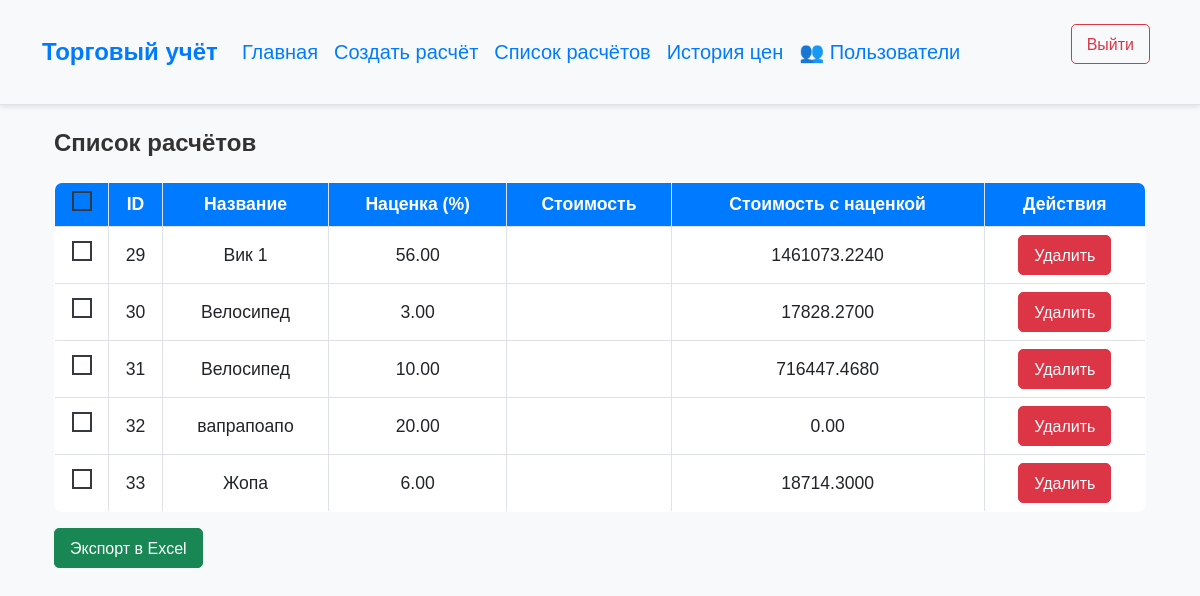
Page /calculations/ (signed in) on the committed database.
### trades/models.py (models this page shows, shortened)
class Calculation(models.Model):
    title = models.CharField(max_length=255)
    markup = models.DecimalField(max_digits=5, decimal_places=2, default=0)
    created_at = models.DateTimeField(auto_now_add=True)
    def total_price_without_markup(self):
        return sum(item.total_price() for item in self.items.all())
    def total_price_with_markup(self):
        total = self.total_price_without_markup()
        return total + (total * self.markup / 100)

class CalculationItem(models.Model):
    calculation = models.ForeignKey(Calculation, related_name='items', on_delete=models.CASCADE)
    item = models.ForeignKey(Item, on_delete=models.CASCADE)
    quantity = models.PositiveIntegerField(default=1)
    def total_price(self):
        return self.item.price * self.quantity

class Item(models.Model):
    name = models.CharField(max_length=255, unique=True)
    price = models.DecimalField(max_digits=10, decimal_places=2)

### trades/views.py (the view, shortened to what this page needs)
# urls.py: path('calculations/', views.calculations_list, name='calculations_list'),
def calculations_list(request):
    calculations = Calculation.objects.all()
    return render(request, "trades/calculations_list.html", {"calculations": calculations})

### trades/templates/trades/calculations_list.html (shortened to what this page needs)
{% extends 'base.html' %}
{% block content %}
<div class="container my-4">
    <h2 class="mb-4">Список расчётов</h2>
    <form method="post">
        <table class="table table-bordered table-hover">
            <thead class="table-light">
                <tr>
                    <th><input type="checkbox" id="select_all"></th>
                    <th>ID</th>
                    <th>Название</th>
                    <th>Наценка (%)</th>
                    <th>Стоимость</th>
                    <th>Стоимость с наценкой</th>
                    <th>Действия</th>
                </tr>
            </thead>
            <tbody>
                {% for calc in calculations %}
                <tr>
                    <td>
                        <input type="checkbox" name="calc_ids" value="{{ calc.id }}">
                    </td>
                    <td>{{ calc.id }}</td>
                    <td>{{ calc.title }}</td>
                    <td>{{ calc.markup }}</td>
                    <td>{{ calc.total_price }}</td>
                    <td>{{ calc.total_price_with_markup }}</td>
                    <td>
                        <button type="submit" name="delete_calc" value="{{ calc.id }}" class="btn btn-danger btn-sm">
                            Удалить
                        </button>
                    </td>
                </tr>
                {% endfor %}
            </tbody>
        </table>
        <button type="submit" name="export_excel" value="1" class="btn btn-success">
            Экспорт в Excel
        </button>
    </form>
</div>
{% endblock %}

### static/css/styles.css (style rules this page uses)
input[type="checkbox"] { border: 2px solid #343a40; width: 20px; height: 20px; appearance: none; cursor: pointer; }
body { font-family: "Arial", sans-serif; background-color: #f8f9fa; color: #333; }
.table { background: white; border: 1px solid #dee2e6; border-radius: 8px; overflow: hidden; width: 100%; border-collapse: collapse; }
.table th, .table td { font-size: 1.1rem; text-align: center; vertical-align: middle; }
.table th { background: #007bff; color: white; font-weight: bold; }
form input, form select, form button { height: 40px; }
.btn { font-size: 16px; padding: 8px 15px; border-radius: 5px; }
table { width: 100%; border-collapse: collapse; }
table tbody tr { height: 50px; }
h2 { font-size: 24px; font-weight: bold; margin-bottom: 15px; }

### rows in the picture
Calculation: id "29", title "Вик 1", markup "56.00", total_price_with_markup "1461073.2240"
Calculation: id "30", title "Велосипед", markup "3.00", total_price_with_markup "17828.2700"
Calculation: id "31", title "Велосипед", markup "10.00", total_price_with_markup "716447.4680"
Calculation: id "32", title "вапрапоапо", markup "20.00", total_price_with_markup "0.00"
Calculation: id "33", title "Жопа", markup "6.00", total_price_with_markup "18714.3000"
